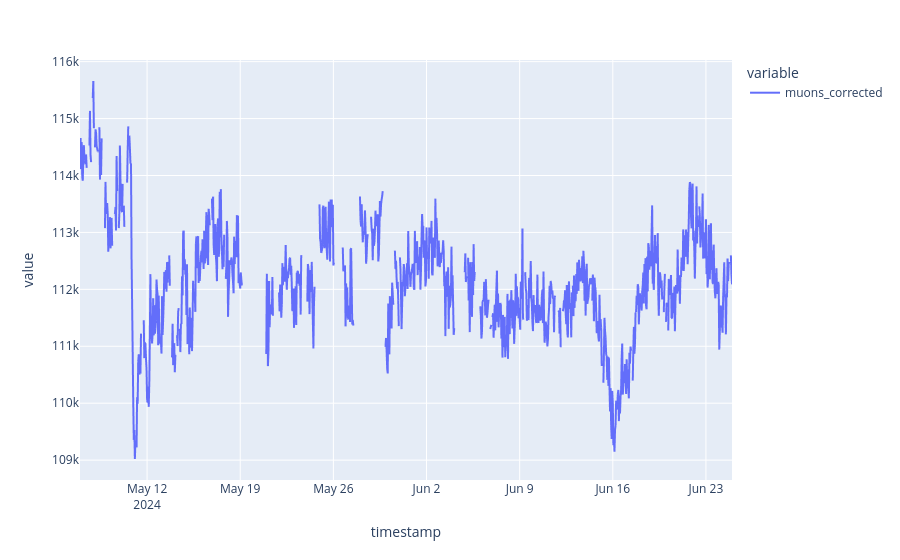

Notebook code for this chart:
### Markdown cell above
For statistical testing against the Dst data, which is only available hourly, we will need muon data with an hourly cadence. Some of the per-minute muon data $\mu_{m}$ contains small gaps of 1 minute, so we do some minor rescaling to the hourly counts, by using ${\bar{\mu}_{m}} \times 60$ instead of $\sum\mu_{m}$.

### Code cell
muons_per_hour = df[['muons_corrected']].resample('h').mean() * 60
px.line(muons_per_hour)

### Figure 1 — Plotly figure (JSON) as saved in the notebook; plotly's stock layout.template omitted (floating-point values rounded to 4 significant figures; data arrays with more than 128 entries replaced by an {"elided": "..."} marker saying what was removed)
{"data": [{"hovertemplate": "variable=muons_corrected<br>timestamp=%{x}<br>value=%{y}<extra></extra>", "legendgroup": "muons_corrected", "line": {"color": "#636efa", "dash": "solid"}, "marker": {"symbol": "circle"}, "mode": "lines", "name": "muons_corrected", "showlegend": true, "type": "scattergl", "x": {"elided": "1177 str values"}, "xaxis": "x", "y": {"elided": "1177 float values"}, "yaxis": "y"}], "layout": {"legend": {"title": {"text": "variable"}, "tracegroupgap": 0}, "margin": {"t": 60}, "xaxis": {"anchor": "y", "domain": [0, 1], "title": {"text": "timestamp"}}, "yaxis": {"anchor": "x", "domain": [0, 1], "title": {"text": "value"}}}}
